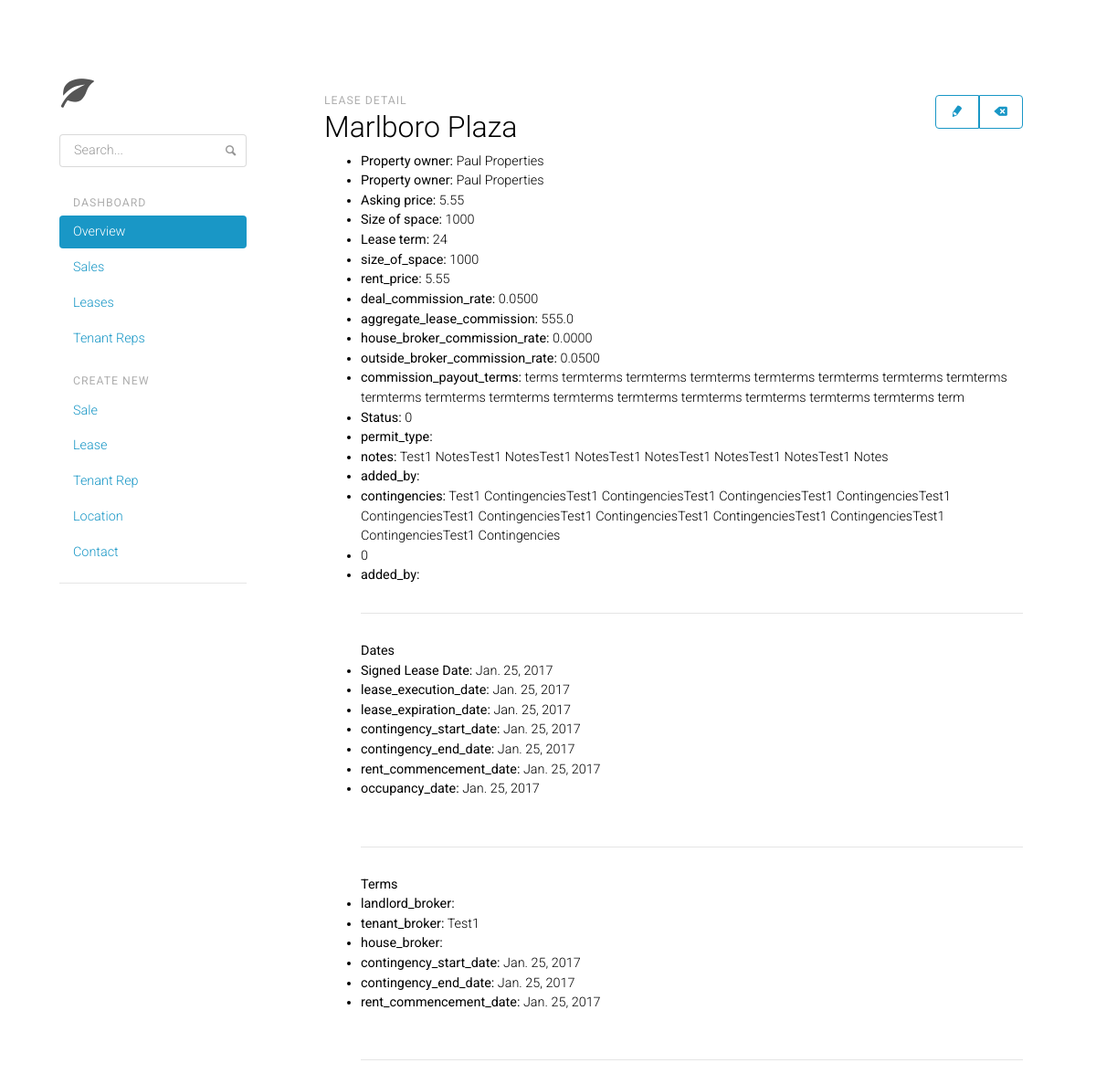
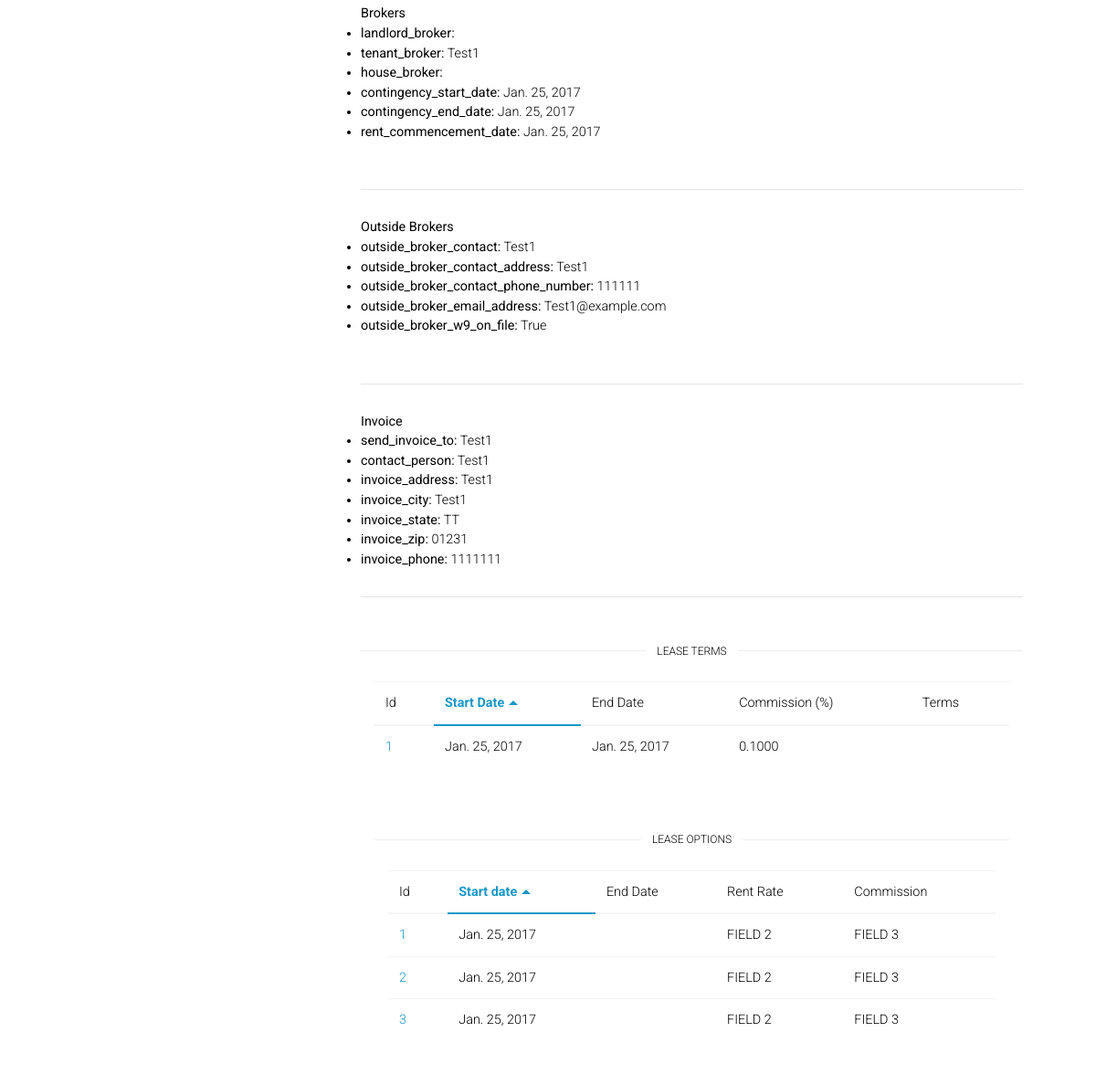
/commissions/lease/1/, run on the app's committed database (2 pictures, top to bottom).
### commissions/models.py (models this page shows, shortened)
class Lease(TimeStampedModel):
    tenant_name = models.CharField(max_length=80, blank=True)
    property_owner_name = models.CharField(max_length=80)
    status = models.CharField(max_length=3, choices=LEASE_WORKFLOW_STATUS, blank=True, default=0, help_text="Workflow status")
    location_name = models.CharField(max_length=120)
    signed_lease_date = models.DateField(null=True, blank=True)
    lease_term_in_months = models.IntegerField("lease term", null=True, blank=True)
    size_of_space = models.IntegerField(null=True, blank=True, default=0)
    rent_price = models.DecimalField(decimal_places=2, max_digits=8, default=0)
    lease_execution_date = models.DateField(null=True, blank=True)
    contingency_start_date = models.DateField(null=True, blank=True)
    contingency_end_date = models.DateField(null=True, blank=True)
    rent_commencement_date = models.DateField(null=True, blank=True)
    rent_rate_factor = models.DecimalField(decimal_places=4, default=1, max_digits=5)
    occupancy_date = models.DateField(null=True, blank=True)
    landlord_broker = models.CharField(max_length=80, blank=True)
    tenant_broker = models.CharField(max_length=80, blank=True)
    lease_expiration_date = models.DateField(null=True, blank=True)
    contingencies = models.TextField(max_length=1000, blank=True)
    deal_commission_rate = models.DecimalField(decimal_places=4, default=0, max_digits=5)
    house_broker = models.CharField(max_length=80, blank=True)
    house_broker_commission_rate = models.DecimalField(decimal_places=4, null=True, blank=True, max_digits=5, default=0)
    outside_broker_commission_rate = models.DecimalField(decimal_places=4, null=True, blank=True, max_digits=5, default=0)
    commission_payout_terms = models.TextField(max_length=1000, blank=True)
    send_invoice_to = models.CharField(max_length=120, blank=True)
    invoice_address = models.CharField(max_length=100, blank=True)
    invoice_city = models.CharField(max_length=30, blank=True)
    invoice_state = models.CharField(max_length=20, blank=True)
    invoice_zip = models.CharField(max_length=12, blank=True)
    invoice_phone = models.CharField(max_length=15, blank=True)
    contact_person = models.CharField(max_length=80, blank=True)
    outside_broker_contact = models.CharField(max_length=80, blank=True)
    outside_broker_contact_address = models.CharField(max_length=100, blank=True)
    outside_broker_contact_phone_number = models.CharField(max_length=15, blank=True)
    outside_broker_email_address = models.EmailField(blank=True)
    outside_broker_w9_on_file = models.BooleanField(default=False)
    notes = models.TextField(blank=True)
    contingency_time_in_days = models.IntegerField(null=True, blank=True, default=0)
    permit_type = models.CharField(max_length=100, blank=True)
    @property
    def get_aggregate_lease_commission(self):
        return float(self.size_of_space) * float(self.rent_price) * float((self.lease_term_in_months/12)) * float(self.deal_commission_rate) * float(self.rent_rate_factor)
    class Meta:
        ordering = ("-created",)

class Term(TimeStampedModel):
    lease = models.ForeignKey('Lease', on_delete=models.CASCADE, null=True)
    terms = models.TextField(blank=True)
    start_date = models.DateField(null=True, blank=True)
    end_date = models.DateField(null=True, blank=True)
    commission_rate = models.DecimalField(decimal_places=4, default=0, max_digits=5)
    class Meta:
        ordering = ['created']

class Option(models.Model):
    lease = models.ForeignKey('Lease', on_delete=models.CASCADE, null=True)
    terms = models.TextField(blank=True)
    notice_date = models.DateField(null=True, blank=True)
    commencement_date = models.DateField(null=True, blank=True)
    expiration_date = models.DateField(null=True, blank=True)
    size = models.IntegerField(null=True, blank=True, default=0)
    commission_rate = models.DecimalField(decimal_places=4, default=0, max_digits=5)
    contingencies = models.TextField(blank=True)
    created = models.DateTimeField(auto_now=False, auto_now_add=True)
    date_modified = models.DateTimeField(auto_now=True, auto_now_add=False)
    class Meta:
        ordering = ("-expiration_date",)

### commissions/views.py (the view)
# urls.py: url(r'^lease/(?P<pk>[0-9]+)/$', views.LeaseDetailView.as_view(), name='lease-detail'),
class LeaseDetailView(generic.DetailView):
    model = Lease
    def get_context_data(self, **kwargs):
        context = super(LeaseDetailView, self).get_context_data(**kwargs)
        context['options_list'] = Option.objects.all()
        return context

### commissions/templates/commissions/lease_detail.html
{% extends 'base.html' %}
{% block content %}
<div class="container">
  <div class="dashhead mt-4">
<div class="dashhead-titles">
  <h6 class="dashhead-subtitle">Lease Detail</h6>
  <h2 class="dashhead-title">{{ lease.location_name }}</h2>
</div>
<div class="flextable table-actions">
  <div class="flextable-item flextable-primary">
  </div>
  <div class="flextable-item">
    <div class="btn-group">
      <button type="button" class="btn btn-outline-primary" href="#">
        <span class="icon icon-pencil"></span>
      </button>
      <button type="button" class="btn btn-outline-primary" href="#">
        <span class="icon icon-erase"></span>
      </button>
    </div>
  </div>
</div>
</div>
<ul>
  <li><strong>Property owner:</strong> {{ lease.property_owner_name }}
  <li><strong>Property owner:</strong> {{ lease.property_owner_name }}
  <li><strong>Asking price:</strong> {{ lease.rent_price }}
  <li><strong>Size of space:</strong> {{ lease.size_of_space }}
  <li><strong>Lease term:</strong> {{ lease.lease_term_in_months }}</li>
  <li><strong>size_of_space:</strong> {{ lease.size_of_space }}</li>
  <li><strong>rent_price:</strong> {{ lease.rent_price }}</li>
  <li><strong>deal_commission_rate:</strong> {{ lease.deal_commission_rate }}</li>
  <li><strong>aggregate_lease_commission:</strong> {{ lease.get_aggregate_lease_commission }}</li>
  <li><strong>house_broker_commission_rate:</strong> {{ lease.house_broker_commission_rate }}</li>
  <li><strong>outside_broker_commission_rate:</strong> {{ lease.outside_broker_commission_rate }}</li>
  <li><strong>commission_payout_terms:</strong> {{ lease.commission_payout_terms }}</li>
  <li><strong>Status:</strong> {{ lease.status }}</li>
  <li><strong>permit_type:</strong> {{ lease.permit_type }}</li>
  <li><strong>notes:</strong> {{ lease.notes }}</li>
  <li><strong>added_by:</strong> {{ lease.added_by }}</li>
  <li><strong>contingencies:</strong> {{ lease.contingencies }}</li>
                        <li>{{ lease.contingency_time_in_days }}</li>
  <li><strong>added_by:</strong> {{ lease.added_by }}</li>
    <hr>
    <strong>Dates</strong>
    <li><strong>Signed Lease Date:</strong> {{ lease.signed_lease_date }}</li>
    <li><strong>lease_execution_date:</strong> {{ lease.lease_execution_date }}</li>
    <li><strong>lease_expiration_date:</strong> {{ lease.lease_expiration_date }}</li>
    <li><strong>contingency_start_date:</strong> {{ lease.contingency_start_date }}</li>
    <li><strong>contingency_end_date:</strong> {{ lease.contingency_end_date }}</li>
    <li><strong>rent_commencement_date:</strong> {{ lease.rent_commencement_date }}</li>
    <li><strong>occupancy_date:</strong> {{ lease.occupancy_date }}</li>
    <br/>
    <hr>
    <strong>Terms</strong>
    <li><strong>landlord_broker:</strong> {{ lease.landlord_broker }}</li>
    <li><strong>tenant_broker:</strong> {{ lease.tenant_broker }}</li>
    <li><strong>house_broker:</strong> {{ lease.house_broker }}</li>
    <li><strong>contingency_start_date:</strong> {{ lease.contingency_start_date }}</li>
    <li><strong>contingency_end_date:</strong> {{ lease.contingency_end_date }}</li>
    <li><strong>rent_commencement_date:</strong> {{ lease.rent_commencement_date }}</li>
    <br/>
    <hr>
    <strong>Brokers</strong>
    <li><strong>landlord_broker:</strong> {{ lease.landlord_broker }}</li>
    <li><strong>tenant_broker:</strong> {{ lease.tenant_broker }}</li>
    <li><strong>house_broker:</strong> {{ lease.house_broker }}</li>
    <li><strong>contingency_start_date:</strong> {{ lease.contingency_start_date }}</li>
    <li><strong>contingency_end_date:</strong> {{ lease.contingency_end_date }}</li>
    <li><strong>rent_commencement_date:</strong> {{ lease.rent_commencement_date }}</li>
    <br/>
    <hr>
    <strong>Outside Brokers</strong>
    <li><strong>outside_broker_contact:</strong> {{ lease.outside_broker_contact }}</li>
    <li><strong>outside_broker_contact_address:</strong> {{ lease.outside_broker_contact_address }}</li>
    <li><strong>outside_broker_contact_phone_number:</strong> {{ lease.outside_broker_contact_phone_number }}</li>
    <li><strong>outside_broker_email_address:</strong> {{ lease.outside_broker_email_address }}</li>
    <li><strong>outside_broker_w9_on_file:</strong> {{ lease.outside_broker_w9_on_file }}</li>
    <br/>
    <hr>
    <strong>Invoice</strong>
    <li><strong>send_invoice_to:</strong> {{ lease.send_invoice_to }}</li>
    <li><strong>contact_person:</strong> {{ lease.contact_person }}</li>
    <li><strong>invoice_address:</strong> {{ lease.invoice_address }}</li>
    <li><strong>invoice_city:</strong> {{ lease.invoice_city }}</li>
    <li><strong>invoice_state:</strong> {{ lease.invoice_state }}</li>
    <li><strong>invoice_zip:</strong> {{ lease.invoice_zip }}</li>
    <li><strong>invoice_phone:</strong> {{ lease.invoice_phone }} </li>
    <hr>
  {% if lease.term_set %}
  <div class="hr-divider mt-5 mb-4">
    <h3 class="hr-divider-content hr-divider-heading">Lease Terms</h3>
  </div>
    <div class="container">
    <div class="table-responsive">
      <table class="table" data-sort="table">
        <thead>
          <tr>
            <th>Id</th>
            <th>Start Date</th>
            <th>End Date</th>
            <th>Commission (%)</th>
            <th>Terms</th>
          </tr>
        </thead>
        <tbody>
          {% for term in lease.term_set.all %}
          <tr>
            <td><a href="#">{{ term.id }}</a></td>
            <td>{{ term.start_date }}</td>
            <td>{{ term.end_date }}</td>
            <td>{{ term.commission_rate }}</td>
            <td>{{ term.terms }}</td>
          </tr>
          {% endfor %}
        </tbody>
      </table>
    </div>
  {% else %}
  <div class="hr-divider mt-5 mb-4">
    <h3 class="hr-divider-content hr-divider-heading">No Lease Options</h3>
  </div>
    {% endif %}
{% if lease.option_set %}
<div class="hr-divider mt-5 mb-4">
  <h3 class="hr-divider-content hr-divider-heading">Lease Options</h3>
</div>
  <div class="container">
  <div class="table-responsive">
    <table class="table" data-sort="table">
      <thead>
        <tr>
          <th>Id</th>
          <th>Start date</th>
          <th>End Date</th>
          <th>Rent Rate</th>
          <th>Commission</th>
        </tr>
      </thead>
      <tbody>
        {% for option in lease.option_set.all %}
        <tr>
          <td><a href="#">{{ option.id }}</a></td>
          <td>{{ option.commencement_date }}</td>
          <td>{{ option.end_date }}</td>
          <td>FIELD 2</td>
          <td>FIELD 3</td>
        </tr>
        {% endfor %}
      </tbody>
    </table>
  </div>
{% else %}
<div class="hr-divider mt-5 mb-4">
  <h3 class="hr-divider-content hr-divider-heading">No Lease Options</h3>
</div>
  {% endif %}
{% endblock %}

### commissions/templates/base.html (shortened to what this page needs)
{% load staticfiles %}
<!DOCTYPE html>
<html lang="en">
<head>
	<link rel="stylesheet" href="{% static 'css/toolkit-light.css' %}">
	<link rel="stylesheet" href="{% static 'css/application.css' %}">
	<link rel="stylesheet" href="{% static 'css/docs.css' %}">
	<link rel="stylesheet" href="{% static 'css/style.css' %}">
</head>
<body>
  <div class="container">
    {% block body %}
    <div class="row">
      <div class="col-md-3 sidebar">
      {% block sidebar %}
        <nav class="sidebar-nav">
          <div class="sidebar-header">
            <a class="sidebar-brand img-responsive" href="{% url 'index' %}">
              <span class="icon icon-leaf sidebar-brand-icon"></span>
            </a>
          </div>
          <div class="collapse nav-toggleable-md" id="nav-toggleable-md">
            <form class="sidebar-form">
              <input class="form-control" type="text" placeholder="Search...">
              <button type="submit" class="btn-link">
                <span class="icon icon-magnifying-glass"></span>
              </button>
            </form>
            <ul class="nav nav-pills nav-stacked">
              <li class="nav-header">Dashboard</li>
              <li class="nav-item">
                <a class="nav-link active" href="{% url 'index' %}">Overview</a>
              </li>
              <li class="nav-item">
                <a class="nav-link " href="{% url 'sales' %}">Sales</a>
              </li>
              <li class="nav-item">
                <a class="nav-link " href="{% url 'leases' %}">Leases</a>
              </li>
              <li class="nav-item">
                <a class="nav-link " href="#">Tenant Reps</a>
              </li>
              <li class="nav-header">Create New</li>
              <li class="nav-item">
                <a class="nav-link "href="{% url 'sale-create' %}">
                  Sale
                </a>
              </li>
              <li class="nav-item">
                <a class="nav-link "href="{% url 'lease-create' %}">
                  Lease
                </a>
              </li>
              <li class="nav-item">
                <a class="nav-link " href="#">Tenant Rep</a>
              </li>
              <li class="nav-item">
                <a class="nav-link " href="{% url 'locations' %}">Location</a>
              </li>
              <li class="nav-item">
                <a class="nav-link " href="#">Contact</a>
              </li>
            </ul>
            <hr class="visible-xs mt-3">
          </div>
        </nav>
        {% endblock sidebar %}
      </div>
<div class="col-md-9 content">
<div class="dashhead">
{% block content %}{% endblock content %}
</div>
{% endblock body %}
</div>
  </body>
</html>

### commissions/static/css/application.css (style rules this page uses)
body { padding-top: 20px; padding-bottom: 20px; }
@media (min-width: 768px) { body { padding-top: 50px; padding-bottom: 50px; } }
h1, h2, h3, h4, h5, h6, .h1, .h2, .h3, .h4, .h5, .h6 { margin-top: 0; }
hr { margin-top: 30px; margin-bottom: 30px; }

### commissions/static/css/docs.css (style rules this page uses)
body { overflow-x: hidden; padding-bottom: 40px; }

### commissions/static/css/style.css (style rules this page uses)
body { padding-top: 5rem; background-color: white; }

### commissions/templates/base.html (style rules this page uses)
body { width: 1px; min-width: 100%; *width: 100%; }

### data on the page
Lease: location_name "Marlboro Plaza", property_owner_name "Paul Properties", rent_price "5.55", size_of_space "1000", lease_term_in_months "24", deal_commission_rate "0.0500", get_aggregate_lease_commission "555.0", house_broker_commission_rate "0.0000", outside_broker_commission_rate "0.0500", commission_payout_terms "terms termterms termterms termterms termterms termterms termterms termterms termterms termterms termterms termterms termterms termterms termterms termterms termterms term", status "0", notes "Test1 NotesTest1 NotesTest1 NotesTest1 NotesTest1 NotesTest1 NotesTest1 Notes", contingencies "Test1 ContingenciesTest1 ContingenciesTest1 ContingenciesTest1 ContingenciesTest1 ContingenciesTest1 ContingenciesTest1 ContingenciesTest1 ContingenciesTest1 ContingenciesTest1 ContingenciesTest1 Contingencies", contingency_time_in_days "0", signed_lease_date "Jan. 25, 2017", lease_execution_date "Jan. 25, 2017", lease_expiration_date "Jan. 25, 2017", contingency_start_date "Jan. 25, 2017", contingency_end_date "Jan. 25, 2017", rent_commencement_date "Jan. 25, 2017", occupancy_date "Jan. 25, 2017", tenant_broker "Test1", outside_broker_contact "Test1", outside_broker_contact_address "Test1", outside_broker_contact_phone_number "111111", outside_broker_email_address "Test1@example.com", outside_broker_w9_on_file "True", send_invoice_to "Test1", contact_person "Test1", invoice_address "Test1", invoice_city "Test1", invoice_state "TT", invoice_zip "01231", invoice_phone "1111111"
Term: id "1", start_date "Jan. 25, 2017", end_date "Jan. 25, 2017", commission_rate "0.1000"
Option: id "1", commencement_date "Jan. 25, 2017"
Option: id "2", commencement_date "Jan. 25, 2017"
Option: id "3", commencement_date "Jan. 25, 2017"
